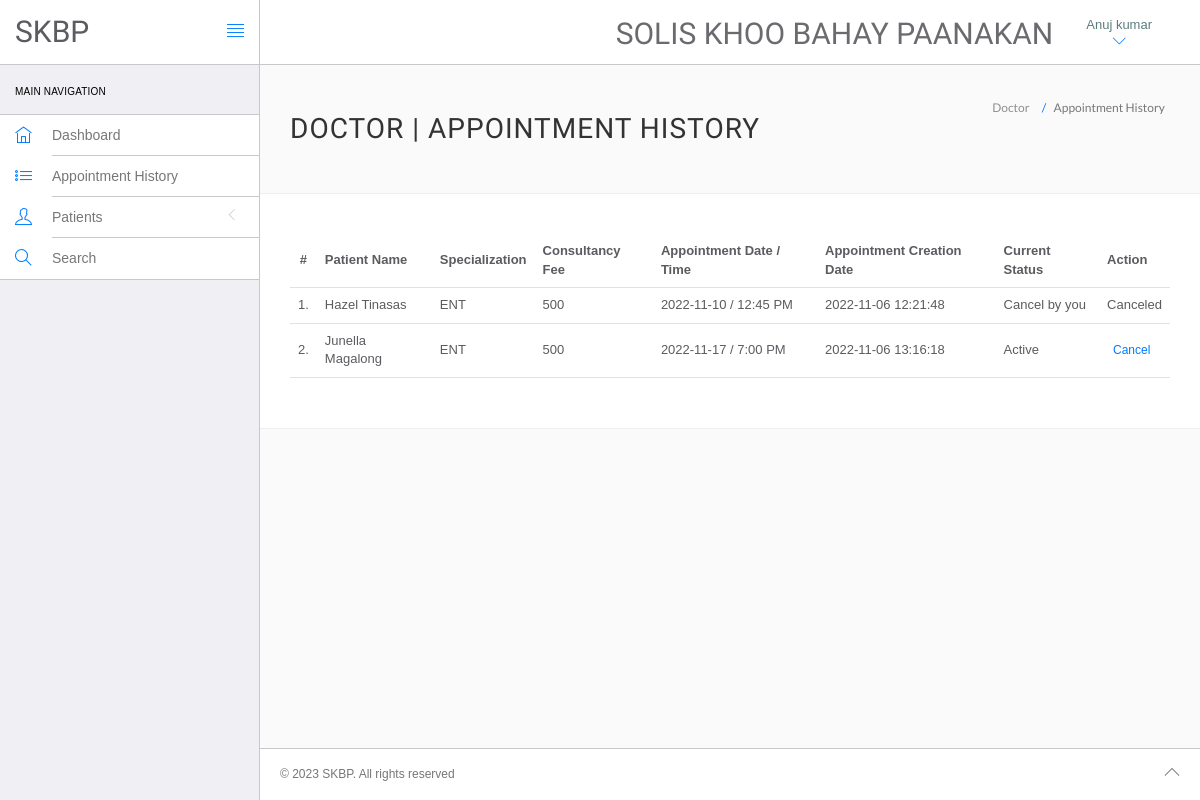
Page /hms/doctor/appointment-history.php (signed in) on the committed database.
### tables this page shows
CREATE TABLE `doctors` (
  `id` int(11) NOT NULL,
  `specilization` varchar(255) DEFAULT NULL,
  `doctorName` varchar(255) DEFAULT NULL,
  `address` longtext DEFAULT NULL,
  `docFees` varchar(255) DEFAULT NULL,
  `contactno` bigint(11) DEFAULT NULL,
  `docEmail` varchar(255) DEFAULT NULL,
  `password` varchar(255) DEFAULT NULL,
  `creationDate` timestamp NULL DEFAULT current_timestamp(),
  `updationDate` timestamp NULL DEFAULT NULL ON UPDATE current_timestamp()
);

CREATE TABLE `appointment` (
  `id` int(11) NOT NULL,
  `doctorSpecialization` varchar(255) DEFAULT NULL,
  `doctorId` int(11) DEFAULT NULL,
  `userId` int(11) DEFAULT NULL,
  `consultancyFees` int(11) DEFAULT NULL,
  `appointmentDate` varchar(255) DEFAULT NULL,
  `appointmentTime` varchar(255) DEFAULT NULL,
  `postingDate` timestamp NULL DEFAULT current_timestamp(),
  `userStatus` int(11) DEFAULT NULL,
  `doctorStatus` int(11) DEFAULT NULL,
  `updationDate` timestamp NULL DEFAULT NULL ON UPDATE current_timestamp()
);

CREATE TABLE `users` (
  `id` int(11) NOT NULL,
  `fullName` varchar(255) DEFAULT NULL,
  `address` longtext DEFAULT NULL,
  `city` varchar(255) DEFAULT NULL,
  `status` varchar(255) DEFAULT NULL,
  `email` varchar(255) DEFAULT NULL,
  `password` varchar(255) DEFAULT NULL,
  `regDate` timestamp NULL DEFAULT current_timestamp(),
  `updationDate` timestamp NULL DEFAULT NULL ON UPDATE current_timestamp()
);

### hms/doctor/appointment-history.php (the view, shortened to what this page needs)
<?php
include('include/config.php');
if(strlen($_SESSION['id']==0)) {
 header('location:logout.php');
  } else{
?>
<!DOCTYPE html>
<html lang="en">
	<head>
		<link rel="stylesheet" href="vendor/bootstrap/css/bootstrap.min.css">
		<link rel="stylesheet" href="vendor/fontawesome/css/font-awesome.min.css">
		<link rel="stylesheet" href="vendor/themify-icons/themify-icons.min.css">
		<link href="vendor/animate.css/animate.min.css" rel="stylesheet" media="screen">
		<link href="vendor/perfect-scrollbar/perfect-scrollbar.min.css" rel="stylesheet" media="screen">
		<link href="vendor/switchery/switchery.min.css" rel="stylesheet" media="screen">
		<link href="vendor/bootstrap-touchspin/jquery.bootstrap-touchspin.min.css" rel="stylesheet" media="screen">
		<link href="vendor/select2/select2.min.css" rel="stylesheet" media="screen">
		<link href="vendor/bootstrap-datepicker/bootstrap-datepicker3.standalone.min.css" rel="stylesheet" media="screen">
		<link href="vendor/bootstrap-timepicker/bootstrap-timepicker.min.css" rel="stylesheet" media="screen">
		<link rel="stylesheet" href="assets/css/styles.css">
		<link rel="stylesheet" href="assets/css/plugins.css">
		<link rel="stylesheet" href="assets/css/themes/theme-1.css" id="skin_color" />
	</head>
	<body>
		<div id="app">
<?php include('include/sidebar.php');?>
			<div class="app-content">
					<?php include('include/header.php');?>
				<div class="main-content" >
					<div class="wrap-content container" id="container">
						<section id="page-title">
							<div class="row">
								<div class="col-sm-8">
									<h1 class="mainTitle">Doctor  | Appointment History</h1>
																	</div>
								<ol class="breadcrumb">
									<li>
										<span>Doctor </span>
									</li>
									<li class="active">
										<span>Appointment History</span>
									</li>
								</ol>
							</div>
						</section>
						<div class="container-fluid container-fullw bg-white">
									<div class="row">
								<div class="col-md-12">
									<table class="table table-hover" id="sample-table-1">
										<thead>
											<tr>
												<th class="center">#</th>
												<th class="hidden-xs">Patient  Name</th>
												<th>Specialization</th>
												<th>Consultancy Fee</th>
												<th>Appointment Date / Time </th>
												<th>Appointment Creation Date  </th>
												<th>Current Status</th>
												<th>Action</th>
											</tr>
										</thead>
										<tbody>
<?php
$sql=mysqli_query($con,"select users.fullName as fname,appointment.*  from appointment join users on users.id=appointment.userId where appointment.doctorId='".$_SESSION['id']."'");
$cnt=1;
while($row=mysqli_fetch_array($sql))
{
?>
											<tr>
												<td class="center"><?php echo $cnt;?>.</td>
												<td class="hidden-xs"><?php echo $row['fname'];?></td>
												<td><?php echo $row['doctorSpecialization'];?></td>
												<td><?php echo $row['consultancyFees'];?></td>
												<td><?php echo $row['appointmentDate'];?> / <?php echo
												 $row['appointmentTime'];?>
												</td>
												<td><?php echo $row['postingDate'];?></td>
												<td>
<?php if(($row['userStatus']==1) && ($row['doctorStatus']==1))
{
	echo "Active";
}
if(($row['userStatus']==1) && ($row['doctorStatus']==0))
{
	echo "Cancel by you";
}
												?></td>
												<td >
												<div class="visible-md visible-lg hidden-sm hidden-xs">
							<?php if(($row['userStatus']==1) && ($row['doctorStatus']==1))
{ ?>
	<a href="appointment-history.php?id=<?php echo $row['id']?>&cancel=update" onClick="return confirm('Are you sure you want to cancel this appointment ?')"class="btn btn-transparent btn-xs tooltips" title="Cancel Appointment" tooltip-placement="top" tooltip="Remove">Cancel</a>
	<?php } else {
		echo "Canceled";
		} ?>
												</div>
												</td>
											</tr>
											<?php
$cnt=$cnt+1;
											 }?>
										</tbody>
									</table>
								</div>
							</div>
								</div>
					</div>
				</div>
			</div>
	<?php include('include/footer.php');?>
		</div>
	</body>
</html>
<?php } ?>

### hms/doctor/include/header.php (shortened to what this page needs)
<header class="navbar navbar-default navbar-static-top">
					<div class="navbar-header">
						<a class="navbar-brand" href="dashboard.php">
							<h2 style="padding-top:20% ">SKBP</h2>
						</a>
						<a href="#" class="sidebar-toggler pull-right visible-md visible-lg" data-toggle-class="app-sidebar-closed" data-toggle-target="#app">
							<i class="ti-align-justify"></i>
						</a>
					</div>
					<div class="navbar-collapse collapse">
						<ul class="nav navbar-right">
								<li  style="padding-top:2% ">
								<a href="../../index.php" style="text-decoration: none;"	><h2>Solis Khoo Bahay Paanakan</h2></a>
							</li>
							<li class="dropdown current-user">
								<a href class="dropdown-toggle" data-toggle="dropdown">
								<span class="username" style="color:	#4a706e;">
									<?php $query=mysqli_query($con,"select doctorName from doctors where id='".$_SESSION['id']."'");
while($row=mysqli_fetch_array($query))
{
	echo $row['doctorName'];
}
									?> <i class="ti-angle-down"></i></i></span>
								</a>
							</li>
						</ul>
					</div>
				</header>

### hms/doctor/assets/css/themes/theme-1.css (style rules this page uses)
body { background: #FAFAFA; }
header .navbar-header { background: #ffffff !important; border-right-color: #c8c7cc !important; border-bottom-color: #c8c7cc !important; }
header .navbar-header .sidebar-toggler, header .navbar-header .sidebar-mobile-toggler { color: #007aff !important; }
header .navbar-header .navbar-brand { color: #777 !important; }
header .navbar-collapse { background: #ffffff !important; border-bottom-color: #c8c7cc !important; box-shadow: none !important; }
header .navbar-collapse .navbar-right > li > a { color: #777; }
header .navbar-collapse .navbar-right > li > a i { color: #007aff !important; }

### rows in the picture
doctors: doctorName "Anuj kumar"
appointment: userId.fullName "Hazel Tinasas", doctorSpecialization "ENT", consultancyFees "500", appointmentDate "2022-11-10", appointmentTime "12:45 PM", postingDate "2022-11-06 12:21:48", userStatus "Cancel by you"
appointment: userId.fullName "Junella Magalong", doctorSpecialization "ENT", consultancyFees "500", appointmentDate "2022-11-17", appointmentTime "7:00 PM", postingDate "2022-11-06 13:16:18", userStatus "Active"
